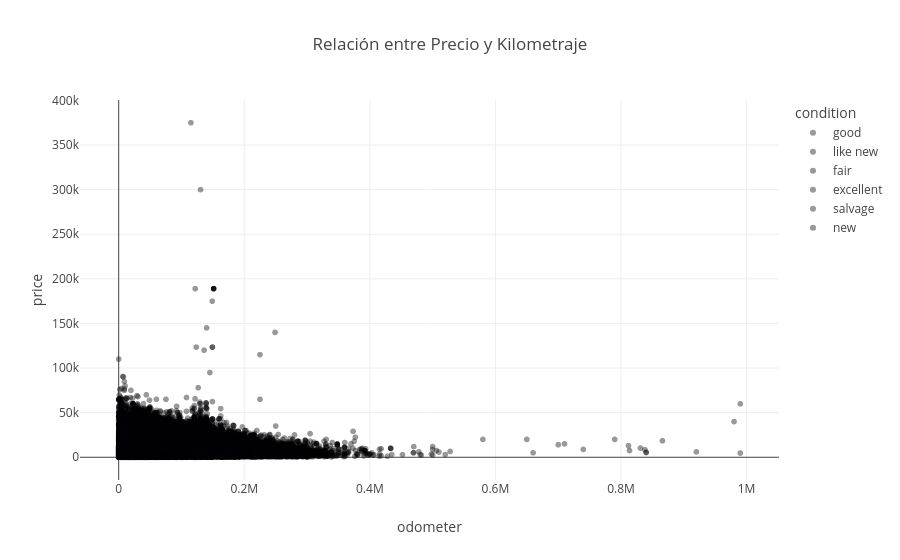

The notebook cell saved with this chart:
### Code cell
#  gráfico de dispersión

fig = px.scatter(df, 
                 x='odometer', 
                 y='price', 
                 title='Relación entre Precio y Kilometraje',
                 color='condition',
                 opacity=0.4)


fig.show()

### Figure 1 — Plotly figure (JSON) as saved in the notebook; plotly's stock layout.template omitted (floating-point values rounded to 4 significant figures; data arrays with more than 128 entries replaced by an {"elided": "..."} marker saying what was removed)
{"data": [{"hovertemplate": "condition=good<br>odometer=%{x}<br>price=%{y}<extra></extra>", "legendgroup": "good", "marker": {"color": "#000001", "opacity": 0.4, "symbol": "circle"}, "mode": "markers", "name": "good", "showlegend": true, "type": "scattergl", "x": {"elided": "20145 float values"}, "xaxis": "x", "y": {"elided": "20145 int values"}, "yaxis": "y"}, {"hovertemplate": "condition=like new<br>odometer=%{x}<br>price=%{y}<extra></extra>", "legendgroup": "like new", "marker": {"color": "#000002", "opacity": 0.4, "symbol": "circle"}, "mode": "markers", "name": "like new", "showlegend": true, "type": "scattergl", "x": {"elided": "4742 float values"}, "xaxis": "x", "y": {"elided": "4742 int values"}, "yaxis": "y"}, {"hovertemplate": "condition=fair<br>odometer=%{x}<br>price=%{y}<extra></extra>", "legendgroup": "fair", "marker": {"color": "#000003", "opacity": 0.4, "symbol": "circle"}, "mode": "markers", "name": "fair", "showlegend": true, "type": "scattergl", "x": {"elided": "1607 float values"}, "xaxis": "x", "y": {"elided": "1607 int values"}, "yaxis": "y"}, {"hovertemplate": "condition=excellent<br>odometer=%{x}<br>price=%{y}<extra></extra>", "legendgroup": "excellent", "marker": {"color": "#000004", "opacity": 0.4, "symbol": "circle"}, "mode": "markers", "name": "excellent", "showlegend": true, "type": "scattergl", "x": {"elided": "24773 float values"}, "xaxis": "x", "y": {"elided": "24773 int values"}, "yaxis": "y"}, {"hovertemplate": "condition=salvage<br>odometer=%{x}<br>price=%{y}<extra></extra>", "legendgroup": "salvage", "marker": {"color": "#000005", "opacity": 0.4, "symbol": "circle"}, "mode": "markers", "name": "salvage", "showlegend": true, "type": "scattergl", "x": [216300.0, 285000.0, 120000.0, 164200.0, 229700.0, 175000.0, 334200.0, 482000.0, 249000.0, 154100.0, 251900.0, 219700.0, 218000.0, 128000.0, 221200.0, 64050.0, 130000.0, 121900.0, 108000.0, 142000.0, 57500.0, 0.0, 63000.0, 38000.0, 116600.0, 0.0, 128800.0, 9621.0, 97800.0, 120500.0, 150000.0, 17080.0, 48500.0, 130200.0, 200000.0, 8900.0, 121000.0, 174000.0, 63400.0, 305000.0, 108000.0, 167000.0, 279000.0, 121000.0, 240500.0, 38000.0, 86000.0, 210000.0, 50000.0, 108000.0, 221000.0, 29330.0, 60920.0, 124800.0, 53890.0, 143300.0, 189000.0, 98260.0, 163000.0, 244400.0, 189400.0, 180000.0, 122000.0, 119000.0, 9621.0, 180800.0, 105000.0, 235300.0, 125000.0, 24500.0, 29330.0, 60920.0, 102200.0, 106000.0, 140200.0, 88340.0, 49680.0, 146000.0, 135000.0, 100000.0, 200000.0, 47000.0, 148000.0, 156000.0, 190000.0, 153000.0, 149000.0, 168000.0, 163.0, 201000.0, 28000.0, 124000.0, 291000.0, 125000.0, 102600.0, 338000.0, 131000.0, 212500.0, 100200.0, 32320.0, 134500.0, 180000.0, 54000.0, 158700.0, 100.0, 49000.0, 267400.0, 173000.0, 207000.0, 238200.0, 225000.0, 106300.0, 20000.0, 106000.0, 181500.0], "xaxis": "x", "y": [600, 1000, 5500, 999, 850, 5000, 8000, 2500, 1800, 1000, 1500, 1800, 8000, 580, 2700, 11000, 800, 800, 3800, 4100, 12900, 400, 18500, 13500, 5500, 900, 850, 4500, 3750, 22000, 800, 1700, 9450, 2000, 1500, 5000, 4000, 800, 13000, 800, 15000, 2950, 1500, 3500, 800, 10700, 9975, 1400, 1200, 3500, 800, 20750, 8750, 13200, 6750, 2950, 2495, 2400, 2700, 2500, 800, 1200, 1200, 1000, 4500, 500, 4700, 1000, 3500, 5200, 20750, 8750, 8725, 750, 5000, 1700, 3000, 3000, 6000, 2500, 700, 5990, 500, 2500, 2250, 650, 700, 1000, 1900, 600, 7000, 1000, 1500, 7000, 4800, 500, 2000, 700, 3000, 5000, 7000, 450, 9900, 1500, 5000, 14500, 500, 1500, 1000, 850, 500, 3500, 5000, 2900, 2700], "yaxis": "y"}, {"hovertemplate": "condition=new<br>odometer=%{x}<br>price=%{y}<extra></extra>", "legendgroup": "new", "marker": {"color": "#000006", "opacity": 0.4, "symbol": "circle"}, "mode": "markers", "name": "new", "showlegend": true, "type": "scattergl", "x": {"elided": "143 float values"}, "xaxis": "x", "y": {"elided": "143 int values"}, "yaxis": "y"}], "layout": {"legend": {"title": {"text": "condition"}, "tracegroupgap": 0}, "title": {"text": "Relación entre Precio y Kilometraje"}, "xaxis": {"anchor": "y", "domain": [0, 1], "title": {"text": "odometer"}}, "yaxis": {"anchor": "x", "domain": [0, 1], "title": {"text": "price"}}}}
